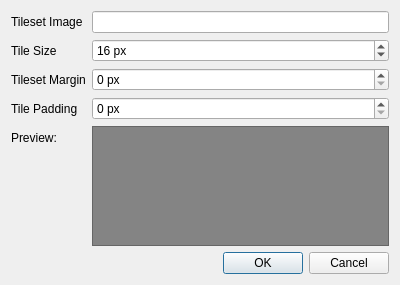
<?xml version="1.0" encoding="UTF-8"?>
<ui version="4.0">
 <class>CreateModelDialog</class>
 <widget class="QDialog" name="CreateModelDialog">
  <property name="geometry">
   <rect>
    <x>0</x>
    <y>0</y>
    <width>400</width>
    <height>285</height>
   </rect>
  </property>
  <property name="windowTitle">
   <string>Create new model...</string>
  </property>
  <layout class="QFormLayout" name="formLayout">
   <item row="0" column="0">
    <widget class="QLabel" name="label">
     <property name="text">
      <string>Tileset Image</string>
     </property>
    </widget>
   </item>
   <item row="0" column="1">
    <widget class="FileSelectionEdit" name="lineEdit"/>
   </item>
   <item row="1" column="0">
    <widget class="QLabel" name="minimumTileSizeLabel">
     <property name="text">
      <string>Tile Size</string>
     </property>
    </widget>
   </item>
   <item row="1" column="1">
    <widget class="QSpinBox" name="tileSize">
     <property name="suffix">
      <string> px</string>
     </property>
     <property name="prefix">
      <string/>
     </property>
     <property name="minimum">
      <number>1</number>
     </property>
     <property name="maximum">
      <number>512</number>
     </property>
     <property name="value">
      <number>16</number>
     </property>
     <property name="displayIntegerBase">
      <number>10</number>
     </property>
    </widget>
   </item>
   <item row="6" column="1">
    <widget class="QDialogButtonBox" name="buttonBox">
     <property name="orientation">
      <enum>Qt::Horizontal</enum>
     </property>
     <property name="standardButtons">
      <set>QDialogButtonBox::Cancel|QDialogButtonBox::Ok</set>
     </property>
    </widget>
   </item>
   <item row="3" column="1">
    <widget class="QSpinBox" name="tilesetMargin">
     <property name="suffix">
      <string> px</string>
     </property>
     <property name="maximum">
      <number>1024</number>
     </property>
    </widget>
   </item>
   <item row="3" column="0">
    <widget class="QLabel" name="label_2">
     <property name="text">
      <string>Tileset Margin</string>
     </property>
    </widget>
   </item>
   <item row="4" column="1">
    <widget class="QSpinBox" name="tilePadding">
     <property name="suffix">
      <string> px</string>
     </property>
     <property name="maximum">
      <number>1024</number>
     </property>
    </widget>
   </item>
   <item row="4" column="0">
    <widget class="QLabel" name="label_3">
     <property name="text">
      <string>Tile Padding</string>
     </property>
    </widget>
   </item>
   <item row="5" column="1">
    <widget class="QGraphicsView" name="preview">
     <property name="styleSheet">
      <string notr="true">background-color: rgb(132, 132, 132);</string>
     </property>
     <property name="backgroundBrush">
      <brush brushstyle="NoBrush">
       <color alpha="255">
        <red>0</red>
        <green>0</green>
        <blue>0</blue>
       </color>
      </brush>
     </property>
     <property name="dragMode">
      <enum>QGraphicsView::ScrollHandDrag</enum>
     </property>
    </widget>
   </item>
   <item row="5" column="0">
    <widget class="QLabel" name="label_4">
     <property name="text">
      <string>Preview:</string>
     </property>
    </widget>
   </item>
  </layout>
 </widget>
 <customwidgets>
  <customwidget>
   <class>FileSelectionEdit</class>
   <extends>QLineEdit</extends>
   <header location="global">fileselectionedit.h</header>
  </customwidget>
 </customwidgets>
 <resources/>
 <connections>
  <connection>
   <sender>buttonBox</sender>
   <signal>accepted()</signal>
   <receiver>CreateModelDialog</receiver>
   <slot>accept()</slot>
   <hints>
    <hint type="sourcelabel">
     <x>248</x>
     <y>254</y>
    </hint>
    <hint type="destinationlabel">
     <x>157</x>
     <y>274</y>
    </hint>
   </hints>
  </connection>
  <connection>
   <sender>buttonBox</sender>
   <signal>rejected()</signal>
   <receiver>CreateModelDialog</receiver>
   <slot>reject()</slot>
   <hints>
    <hint type="sourcelabel">
     <x>316</x>
     <y>260</y>
    </hint>
    <hint type="destinationlabel">
     <x>286</x>
     <y>274</y>
    </hint>
   </hints>
  </connection>
 </connections>
</ui>
